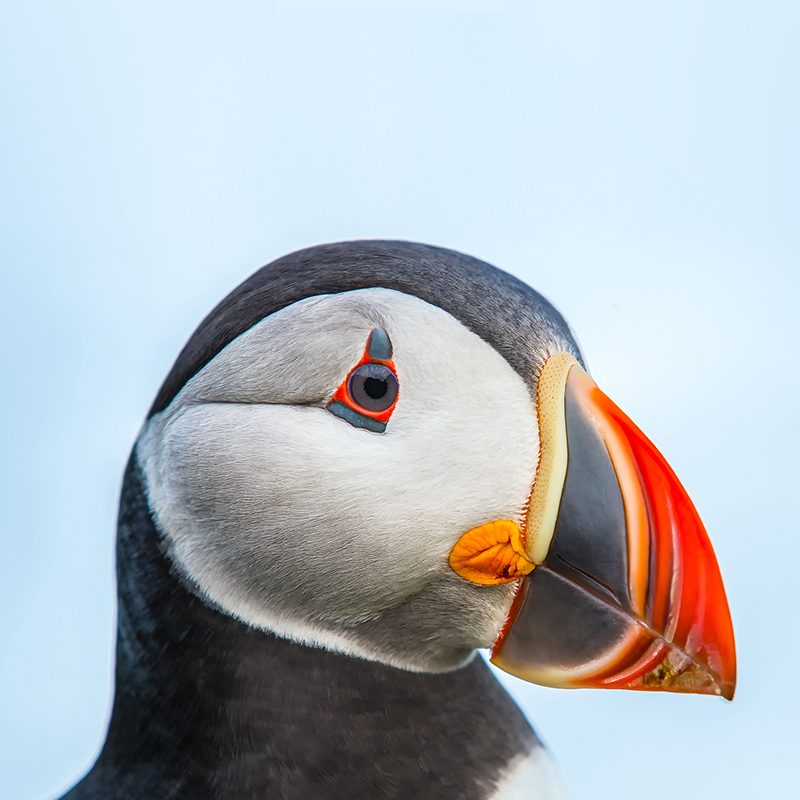
#> input picture CV-Excercise/Chapter3-Image-Processing/bird.jpg, 800 x 800 px
$ python 3.1.py
#> lines starting #> are read from the running program, lines starting #| are printed output that depends on the picture
# -*- coding: utf-8 -*-
"""
Created on Thu Feb  4 17:46:28 2021

@author: m1390
"""

import numpy as np
import cv2
import matplotlib.pyplot as plt
#%% normalization image function
def norm(img):
    img = (img - np.min(img))*255/(np.max(img)-np.min(img))
    return img.astype(np.uint8)

#%% gamma correction
img = cv2.imread('bird.jpg')
#> img is the input picture: shape (800, 800, 3); mean B, G, R 190.5, 184.6, 178.3
gamma = 3
# img_g = norm(img**(1/gamma))
# plt.imshow(img),plt.show()
# plt.imshow(img_g), plt.show()
#%% color transform
parameters = np.random.rand(3)
img_c = img.copy()
img_g = norm(img**(1/gamma))
#> in norm, `img = (img - np.min(img))*255/(np.max(img)-np.min(img))`:
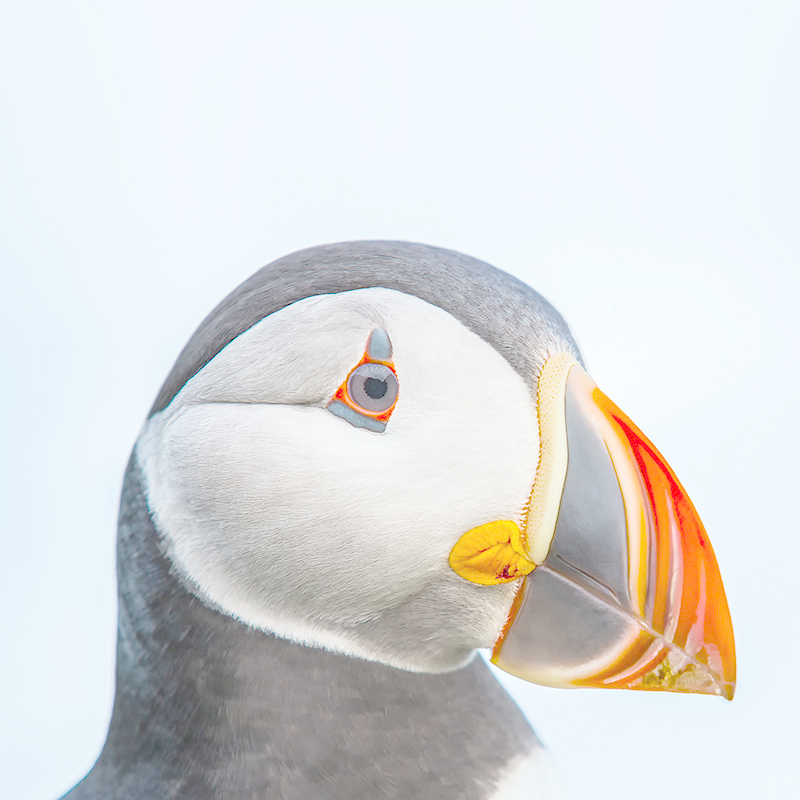
#> img: shape (800, 800, 3) float64; mean of channels 0, 1, 2 221.1, 221.9, 220.8; drawn as B, G, R
for i in range(3):
    img_c[:,:,i] = img_c[:,:,i] * parameters[i]
    img_g[:,:,i] = img_g[:,:,i] * parameters[i]
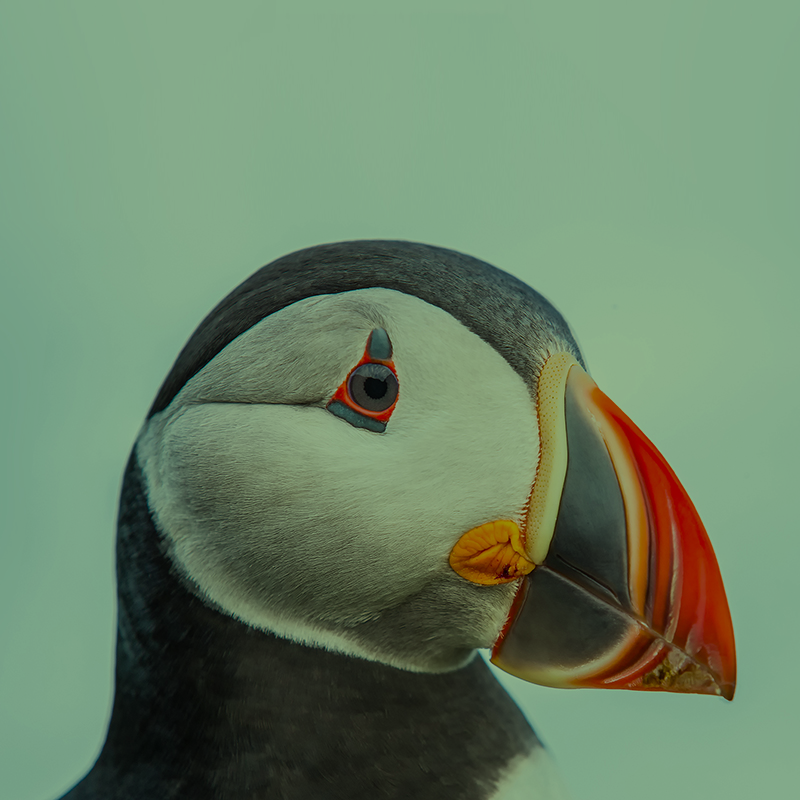
#> img_c: shape (800, 800, 3); mean B, G, R 104, 131.5, 107
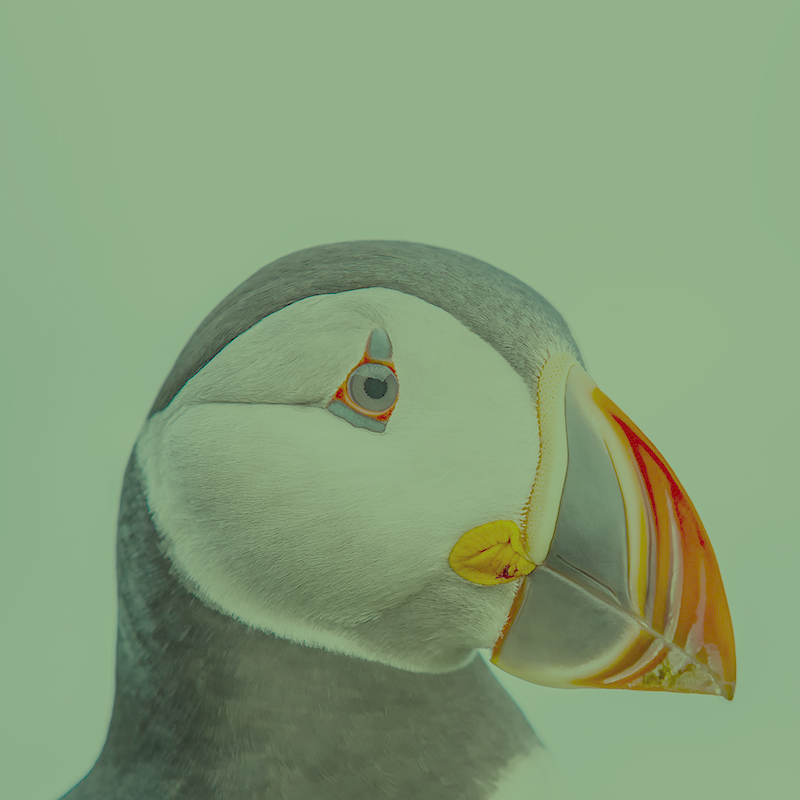
#> img_g: shape (800, 800, 3); mean B, G, R 120.5, 157.9, 132.4

# img_c = norm(img_c)
plt.imshow(norm(img_c**(1/gamma)))
#> in norm (call 2), `img = (img - np.min(img))*255/(np.max(img)-np.min(img))`:
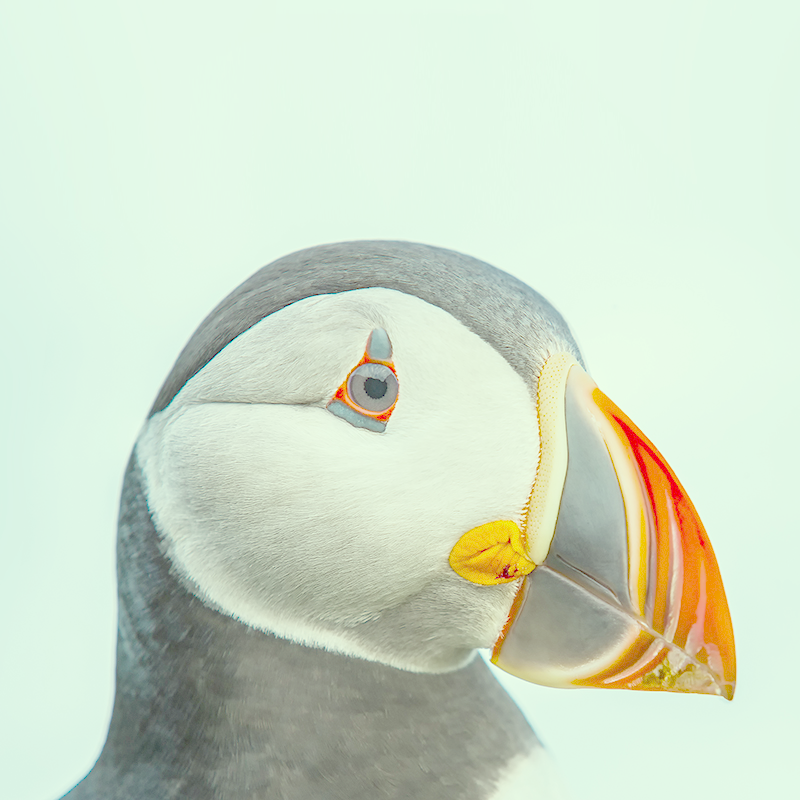
#> img: shape (800, 800, 3) float64; mean of channels 0, 1, 2 201.8, 221.6, 208.3; drawn as B, G, R
plt.title('color+gamma'),plt.show()
plt.imshow(img_g), plt.title('gamma+color')
